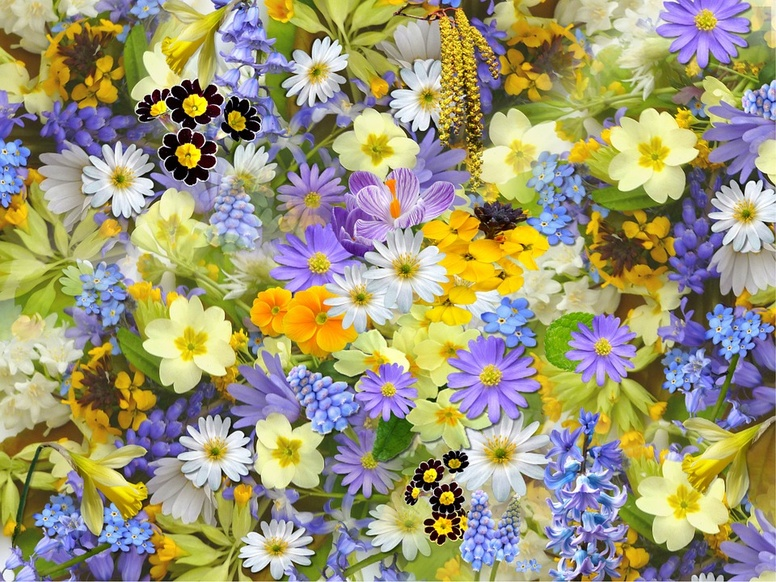
#> input picture Assignment #1/original_images/flower.jpg, 776 x 582 px, shrunk from 960 x 720 before the run
$ jupyter execute LAB1.ipynb
#> lines starting #> are read from the running program, lines starting #| are printed output that depends on the picture
Import necessary libraries and define helper function

[cell 1]
import os
import cv2
import numpy as np
import matplotlib.pyplot as plt

def reduce_gray_levels(img, levels):
    step = 256 / levels
    quantized = (img / step).astype(np.uint8)
    quantized = (quantized * step).astype(np.uint8)
    return quantized

Process, display, and save the image function

[cell 2]
def process_display_and_save_image(image_path, output_folder):
#> called with image_path = '../original_images/flower.jpg', output_folder = 'processed_images'
    img = cv2.imread(image_path, cv2.IMREAD_GRAYSCALE)
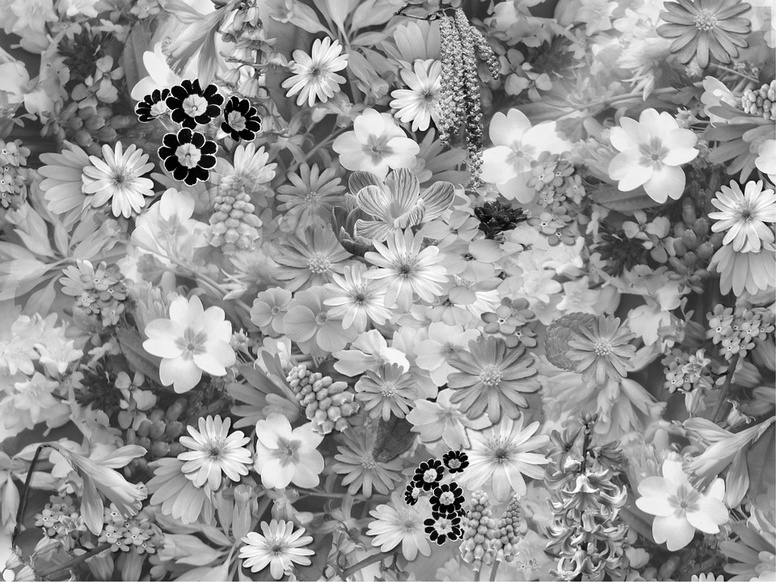
#> img: shape (582, 776); min 0, max 255, mean 150.1
    if img is None:
        print(f"Error: Couldn't load the image {image_path}.")
        return

    gray_levels = [8, 64, 128, 256]

    # Display in Jupyter Notebook
    plt.figure(figsize=(15, 5))

    for index, levels in enumerate(gray_levels, 1):
        processed_img = reduce_gray_levels(img, levels)

        # Display in Jupyter Notebook
        plt.subplot(1, 4, index)
        plt.imshow(processed_img, cmap='gray')
        plt.title(f"{levels} gray levels")
        plt.axis('off')

        # Save to the output folder
        base_name = os.path.basename(image_path)
        file_name_without_extension = os.path.splitext(base_name)[0]
        new_file_name = f"{file_name_without_extension}_{levels}_levels.jpg"

        output_path = os.path.join(output_folder, new_file_name)
        cv2.imwrite(output_path, processed_img)
#> this loop made 4 passes
#> pass 1, in reduce_gray_levels, `quantized = (img / step).astype(np.uint8)`:
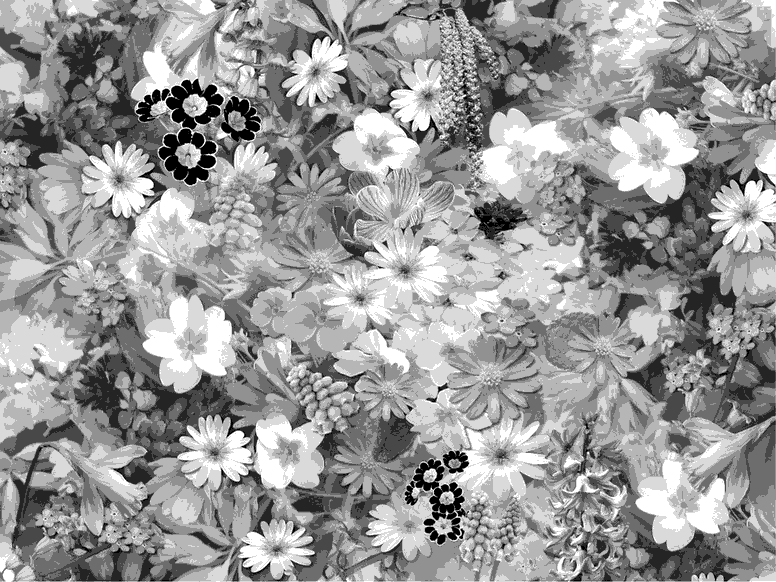
#> quantized: shape (582, 776); min 0, max 7, mean 4.21; drawn with min black and max white
#> pass 1, in reduce_gray_levels, `quantized = (quantized * step).astype(np.uint8)`:
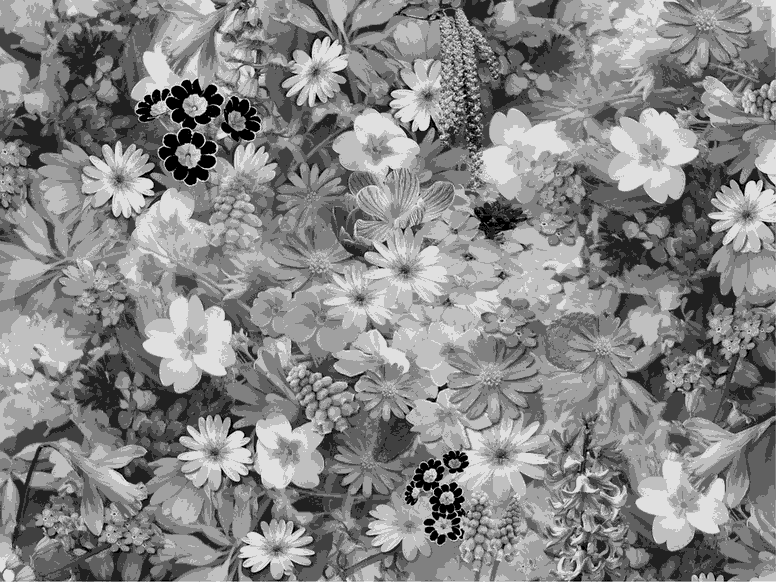
#> quantized: shape (582, 776); min 0, max 224, mean 134.8
#> pass 2, in reduce_gray_levels (call 2), `quantized = (img / step).astype(np.uint8)`:
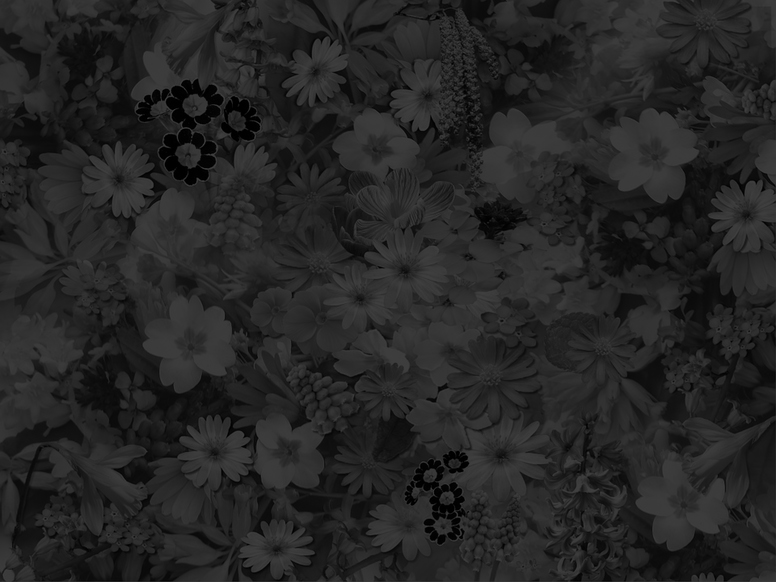
#> quantized: shape (582, 776); min 0, max 63, mean 37.2

    plt.tight_layout()
    plt.show()
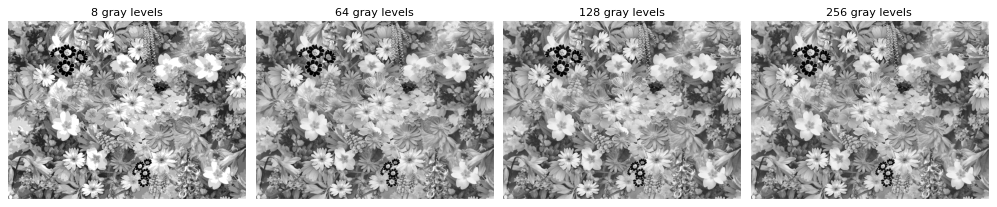
#> figure drawn by matplotlib, 4 panels

Create an output directory and process all the images

[cell 3]
# Ensure the output folder exists, if not create it
output_folder = "processed_images"
if not os.path.exists(output_folder):
    os.makedirs(output_folder)

image_list = ["../original_images/flower.jpg", "../original_images/fractal.jpeg", "../original_images/fruit.jpg"]

for image in image_list:
    process_display_and_save_image(image, output_folder)
#> pass 2 of the loop `for image in image_list:`:
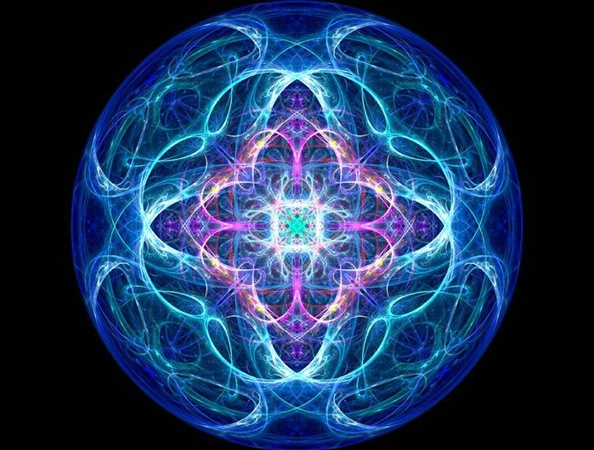
#> input picture Assignment #1/original_images/fractal.jpeg, 594 x 450 px, shrunk from 735 x 557 before the run
#> in process_display_and_save_image (call 2), `img = cv2.imread(image_path, cv2.IMREAD_GRAYSCALE)`:
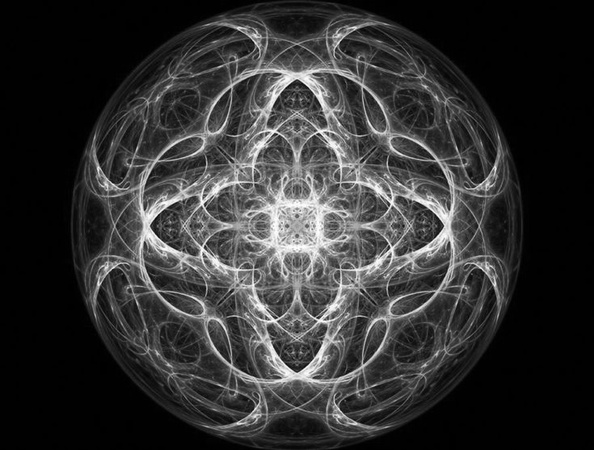
#> img: shape (450, 594); min 0, max 255, mean 49.8
#> in process_display_and_save_image (call 2), `plt.show()`:
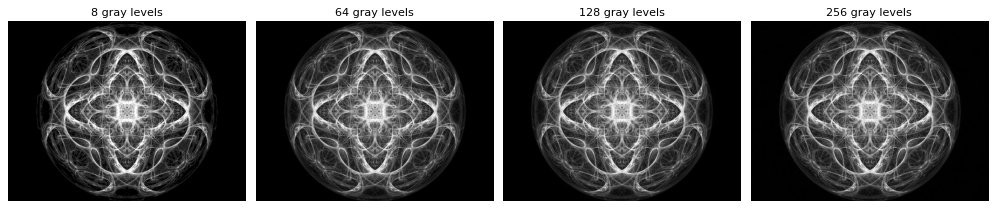
#> figure drawn by matplotlib, 4 panels
#> pass 3 of the loop `for image in image_list:`:
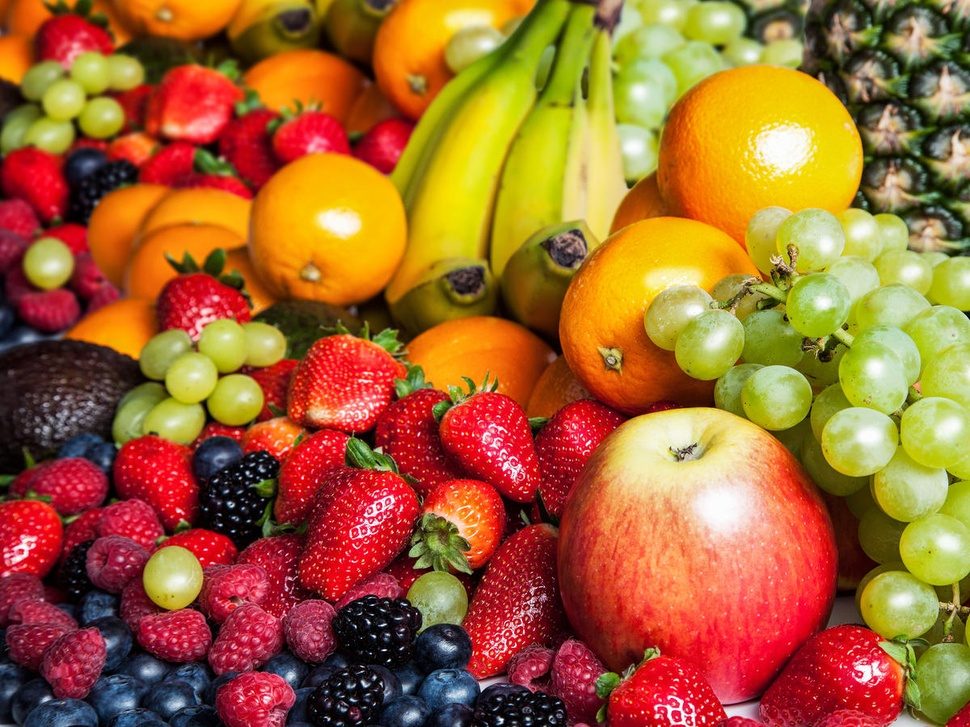
#> input picture Assignment #1/original_images/fruit.jpg, 970 x 727 px, shrunk from 1200 x 900 before the run
#> in process_display_and_save_image (call 3), `img = cv2.imread(image_path, cv2.IMREAD_GRAYSCALE)`:
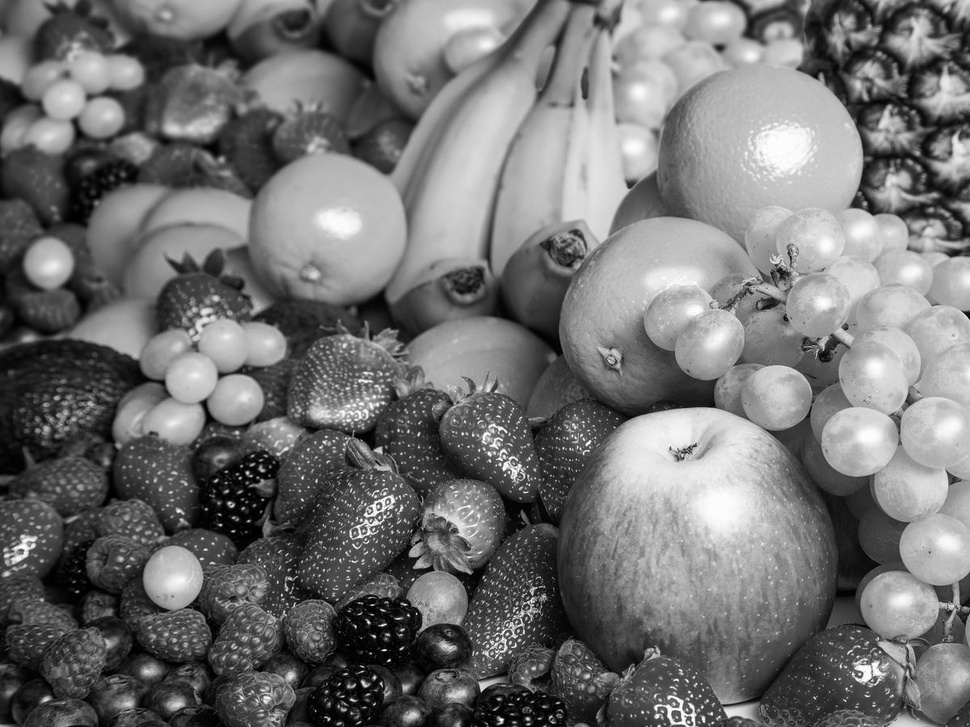
#> img: shape (727, 970); min 0, max 255, mean 113.8
#> in process_display_and_save_image (call 3), `plt.show()`:
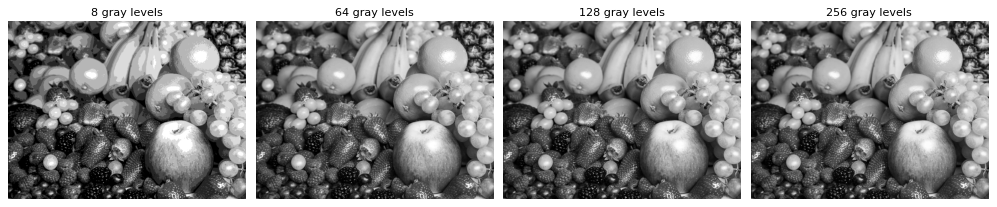
#> figure drawn by matplotlib, 4 panels

Visualizing Grayscale Bars for each Gray Level Setting

[cell 4]
def create_gray_scale_bar(levels):
    step = 256 / levels
    bar = np.zeros((50, 256), dtype=np.uint8)  # 50 pixels tall, 256 pixels wide

    for i in range(levels):
        bar[:, int(i * step):int((i + 1) * step)] = i * step
    return bar

gray_levels = [8, 64, 128, 256]
plt.figure(figsize=(15, 5))

for index, levels in enumerate(gray_levels, 1):
    bar_img = create_gray_scale_bar(levels)
    plt.subplot(1, 4, index)
    plt.imshow(bar_img, cmap='gray', aspect='auto')
    plt.title(f"{levels} Gray Levels")
    plt.axis('off')

plt.tight_layout()
plt.show()
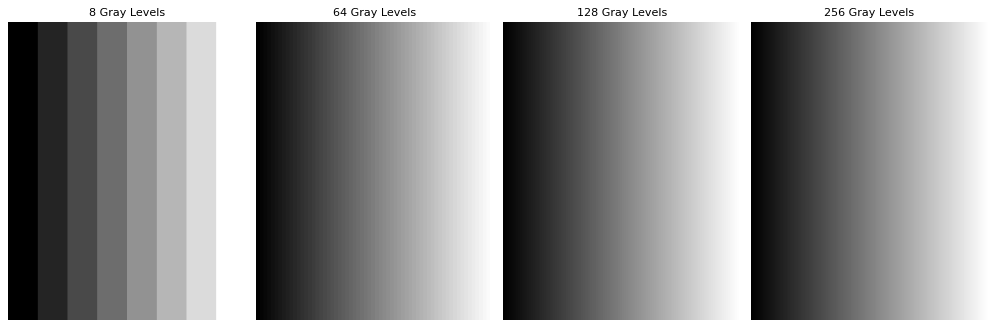
#> figure drawn by matplotlib, 4 panels
